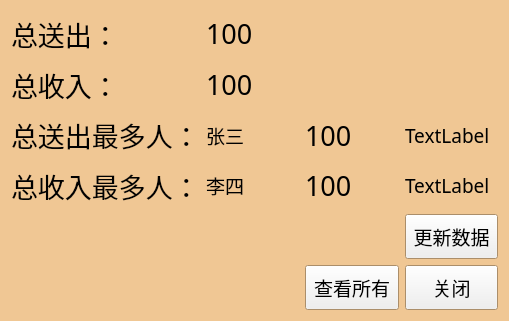
<?xml version="1.0" encoding="UTF-8"?>
<ui version="4.0">
 <class>Total</class>
 <widget class="QWidget" name="Total">
  <property name="geometry">
   <rect>
    <x>0</x>
    <y>0</y>
    <width>509</width>
    <height>321</height>
   </rect>
  </property>
  <property name="palette">
   <palette>
    <active>
     <colorrole role="Base">
      <brush brushstyle="SolidPattern">
       <color alpha="255">
        <red>255</red>
        <green>255</green>
        <blue>255</blue>
       </color>
      </brush>
     </colorrole>
     <colorrole role="Window">
      <brush brushstyle="SolidPattern">
       <color alpha="255">
        <red>240</red>
        <green>199</green>
        <blue>148</blue>
       </color>
      </brush>
     </colorrole>
    </active>
    <inactive>
     <colorrole role="Base">
      <brush brushstyle="SolidPattern">
       <color alpha="255">
        <red>255</red>
        <green>255</green>
        <blue>255</blue>
       </color>
      </brush>
     </colorrole>
     <colorrole role="Window">
      <brush brushstyle="SolidPattern">
       <color alpha="255">
        <red>240</red>
        <green>199</green>
        <blue>148</blue>
       </color>
      </brush>
     </colorrole>
    </inactive>
    <disabled>
     <colorrole role="Base">
      <brush brushstyle="SolidPattern">
       <color alpha="255">
        <red>240</red>
        <green>199</green>
        <blue>148</blue>
       </color>
      </brush>
     </colorrole>
     <colorrole role="Window">
      <brush brushstyle="SolidPattern">
       <color alpha="255">
        <red>240</red>
        <green>199</green>
        <blue>148</blue>
       </color>
      </brush>
     </colorrole>
    </disabled>
   </palette>
  </property>
  <property name="windowTitle">
   <string>Form</string>
  </property>
  <layout class="QGridLayout" name="gridLayout_2">
   <item row="0" column="0">
    <layout class="QGridLayout" name="gridLayout">
     <item row="1" column="1">
      <widget class="QLabel" name="label_4">
       <property name="font">
        <font>
         <family>楷体</family>
         <pointsize>20</pointsize>
        </font>
       </property>
       <property name="text">
        <string>100</string>
       </property>
      </widget>
     </item>
     <item row="3" column="2">
      <widget class="QLabel" name="label_8">
       <property name="font">
        <font>
         <family>楷体</family>
         <pointsize>20</pointsize>
        </font>
       </property>
       <property name="text">
        <string>100</string>
       </property>
      </widget>
     </item>
     <item row="1" column="0">
      <widget class="QLabel" name="label_2">
       <property name="font">
        <font>
         <family>楷体</family>
         <pointsize>20</pointsize>
        </font>
       </property>
       <property name="text">
        <string>总收入：</string>
       </property>
      </widget>
     </item>
     <item row="2" column="1">
      <widget class="QLabel" name="label_9">
       <property name="font">
        <font>
         <family>楷体</family>
         <pointsize>14</pointsize>
        </font>
       </property>
       <property name="text">
        <string>张三</string>
       </property>
      </widget>
     </item>
     <item row="5" column="3">
      <widget class="QPushButton" name="pushButton_2">
       <property name="sizePolicy">
        <sizepolicy hsizetype="Minimum" vsizetype="Preferred">
         <horstretch>0</horstretch>
         <verstretch>0</verstretch>
        </sizepolicy>
       </property>
       <property name="minimumSize">
        <size>
         <width>0</width>
         <height>30</height>
        </size>
       </property>
       <property name="font">
        <font>
         <family>楷体</family>
         <pointsize>14</pointsize>
        </font>
       </property>
       <property name="text">
        <string>关闭</string>
       </property>
      </widget>
     </item>
     <item row="0" column="0">
      <widget class="QLabel" name="label">
       <property name="font">
        <font>
         <family>楷体</family>
         <pointsize>20</pointsize>
        </font>
       </property>
       <property name="text">
        <string>总送出：</string>
       </property>
      </widget>
     </item>
     <item row="2" column="0">
      <widget class="QLabel" name="label_6">
       <property name="font">
        <font>
         <family>楷体</family>
         <pointsize>20</pointsize>
        </font>
       </property>
       <property name="text">
        <string>总送出最多人：</string>
       </property>
      </widget>
     </item>
     <item row="2" column="2">
      <widget class="QLabel" name="label_7">
       <property name="font">
        <font>
         <family>楷体</family>
         <pointsize>20</pointsize>
        </font>
       </property>
       <property name="text">
        <string>100</string>
       </property>
      </widget>
     </item>
     <item row="3" column="0">
      <widget class="QLabel" name="label_5">
       <property name="font">
        <font>
         <family>楷体</family>
         <pointsize>20</pointsize>
        </font>
       </property>
       <property name="text">
        <string>总收入最多人：</string>
       </property>
      </widget>
     </item>
     <item row="0" column="1">
      <widget class="QLabel" name="label_3">
       <property name="font">
        <font>
         <family>楷体</family>
         <pointsize>20</pointsize>
        </font>
       </property>
       <property name="text">
        <string>100</string>
       </property>
      </widget>
     </item>
     <item row="3" column="1">
      <widget class="QLabel" name="label_10">
       <property name="font">
        <font>
         <family>楷体</family>
         <pointsize>14</pointsize>
        </font>
       </property>
       <property name="text">
        <string>李四</string>
       </property>
      </widget>
     </item>
     <item row="4" column="3">
      <widget class="QPushButton" name="pushButton_3">
       <property name="sizePolicy">
        <sizepolicy hsizetype="Minimum" vsizetype="Preferred">
         <horstretch>0</horstretch>
         <verstretch>0</verstretch>
        </sizepolicy>
       </property>
       <property name="minimumSize">
        <size>
         <width>0</width>
         <height>30</height>
        </size>
       </property>
       <property name="font">
        <font>
         <family>楷体</family>
         <pointsize>14</pointsize>
        </font>
       </property>
       <property name="text">
        <string>更新数据</string>
       </property>
      </widget>
     </item>
     <item row="5" column="2">
      <widget class="QPushButton" name="pushButton">
       <property name="sizePolicy">
        <sizepolicy hsizetype="Minimum" vsizetype="Preferred">
         <horstretch>0</horstretch>
         <verstretch>0</verstretch>
        </sizepolicy>
       </property>
       <property name="minimumSize">
        <size>
         <width>0</width>
         <height>20</height>
        </size>
       </property>
       <property name="font">
        <font>
         <family>楷体</family>
         <pointsize>14</pointsize>
        </font>
       </property>
       <property name="text">
        <string>查看所有</string>
       </property>
      </widget>
     </item>
     <item row="2" column="3">
      <widget class="QLabel" name="label_11">
       <property name="font">
        <font>
         <family>楷体</family>
         <pointsize>14</pointsize>
        </font>
       </property>
       <property name="text">
        <string>TextLabel</string>
       </property>
      </widget>
     </item>
     <item row="3" column="3">
      <widget class="QLabel" name="label_12">
       <property name="font">
        <font>
         <family>楷体</family>
         <pointsize>14</pointsize>
        </font>
       </property>
       <property name="text">
        <string>TextLabel</string>
       </property>
      </widget>
     </item>
    </layout>
   </item>
  </layout>
 </widget>
 <resources/>
 <connections/>
</ui>
